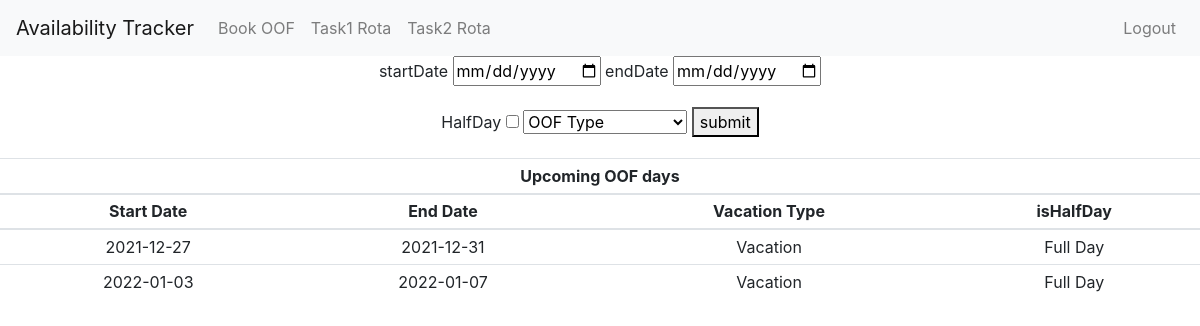
Before: /bookOOF (signed in) with the older database file.
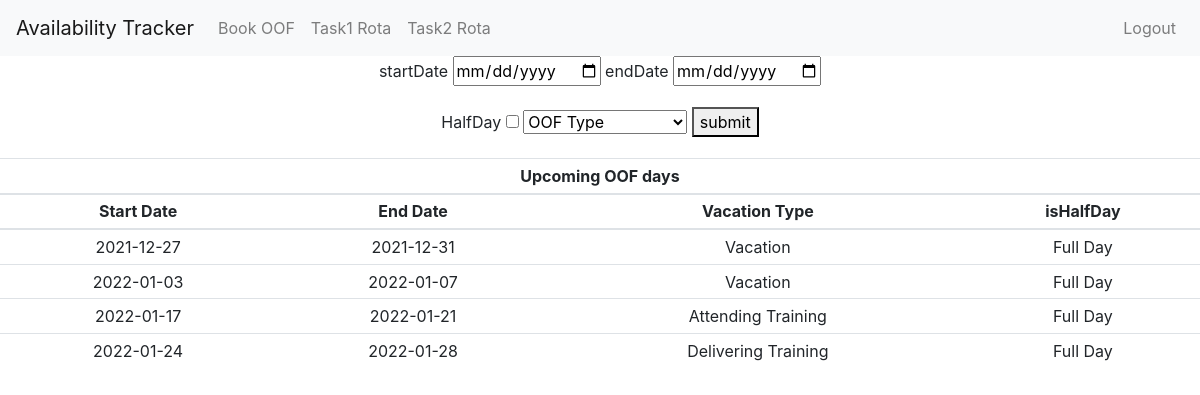
After: the same page with the newer database file.
### tables this page shows
CREATE TABLE oof_days (
user_id INTEGER,
oof_type_id INTEGER,
start_date NUMERIC,
end_date NUMERIC,
full_day INTEGER,
FOREIGN KEY(user_id) REFERENCES users(id),
FOREIGN KEY(oof_type_id) REFERENCES oof_types(id)
);

### app.py (the view, shortened to what this page needs)
@app.route("/bookOOF", methods=["GET","POST"])
@login_required
def bookOOF():
    oofDays = database.lookup_bookedOOF(session["user_id"], date.today().isoformat())
    return render_template("bookOOF.html", oofTypes = OOF_TYPES, oofDays = oofDays)

### app.py (called while the page is built)
@app.after_request
def after_request(response):
    response.headers["Cache-Control"] = "no-cache, no-store, must-revalidate"
    response.headers["Expires"] = 0
    response.headers["Pragma"] = "no-cache"
    return response

### database.py (called while the page is built)
def lookup_bookedOOF(user_id, today):
    conn = sqlite3.connect("availability.db")
    c = conn.cursor()
    c.execute("SELECT * FROM oof_days WHERE user_id = ? AND end_date >= ? ORDER BY start_date", (user_id, today))
    oofDays = c.fetchall()
    conn.commit()
    conn.close()
    return oofDays

### helpers.py (called while the page is built)
def login_required(f):
    @wraps(f)
    def decorated_function(*args, **kwargs):
        if session.get("user_id") is None:
            return redirect("/login")
        return f(*args, **kwargs)
    return decorated_function

### templates/bookOOF.html (shortened to what this page needs)
{% extends "layout.html" %}
{% block main %}
    {% if not booked %}
        <form action="/bookOOF" method="post">
            <div class="form-group">
                <label for="startDate">startDate</label>
                <input id="startDate" name="startDate" type="date" required>
                <label for="endDate">endDate</label>
                <input id="endDate" name="endDate" type="date" required>
            </div>
            <div class="form-group">
                <label id="halfDayLabel" for="halfDay">HalfDay</label>
                <input id="halfDay" name="halfDay" value="True" type="checkbox">
                <select id="oofType" name="oofType" required>
                    <option disabled selected value="">OOF Type</option>
                </select>
                <button>submit</button>
            </div>
        </form>
        {% if oofDays %}
        <table class="mx-auto table table-sm">
            <thead>
                <tr>
                    <th colspan="4">Upcoming OOF days</th>
                </tr>
                <tr>
                    <th>Start Date</th>
                    <th>End Date</th>
                    <th>Vacation Type</th>
                    <th>isHalfDay</th>
                </tr>
            </thead>
            <tbody>
                {% for oofDay in oofDays %}
                <tr>
                    <td>{{oofDay[2]}}</td>
                    <td>{{oofDay[3]}}</td>
                    <td>
                        {{oofTypes[oofDay[1] - 1]}}
                    </td>
                    <td>
                        {% if oofDay[4]%}
                        Half Day
                        {% else %}
                        Full Day
                        {% endif %}
                    </td>
                </tr>
                {%endfor%}
            </tbody>
        </table>
        {% endif %}
    {% endif %}
{% endblock %}

### templates/layout.html (shortened to what this page needs)
<!doctype html>
<html lang="en">
  <head>
    <link rel="stylesheet" href="https://stackpath.bootstrapcdn.com/bootstrap/4.1.3/css/bootstrap.min.css">
    <link rel="stylesheet" href="/static/style.css">
  </head>
  <body>
    <nav class="navbar navbar-expand-lg navbar-light bg-light">
        <a class="navbar-brand" href="/">Availability Tracker</a>
        <div class="collapse navbar-collapse" id="navbarNav">
            {% if session.user_id %}
                <ul class="navbar-nav">
                    <li class="nav-item">
                        <a class="nav-link" href="/bookOOF">Book OOF</a>
                    </li>
                    <li class="nav-item">
                        <a class="nav-link" href="#">Task1 Rota</a>
                    </li>
                    <li class="nav-item">
                        <a class="nav-link" href="#">Task2 Rota</a>
                    </li>
                </ul>
                <ul class="navbar-nav ml-auto">
                    <li class="nav-item">
                        <a class="nav-link" href="/logout">Logout</a>
                    </li>
                </ul>
            {% endif %}
        </div>
    </nav>
    <main>
        {% block main %}{% endblock %}
    </main>
  </body>
</html>

### static/style.css (style rules this page uses)
main { overflow-x: auto; text-align: center; }

Changed rows visible on the page:
added oof_days: start_date "2022-01-17", end_date "2022-01-21", oofTypes "Attending Training", full_day "Full Day"
added oof_days: start_date "2022-01-24", end_date "2022-01-28", oofTypes "Delivering Training", full_day "Full Day"
